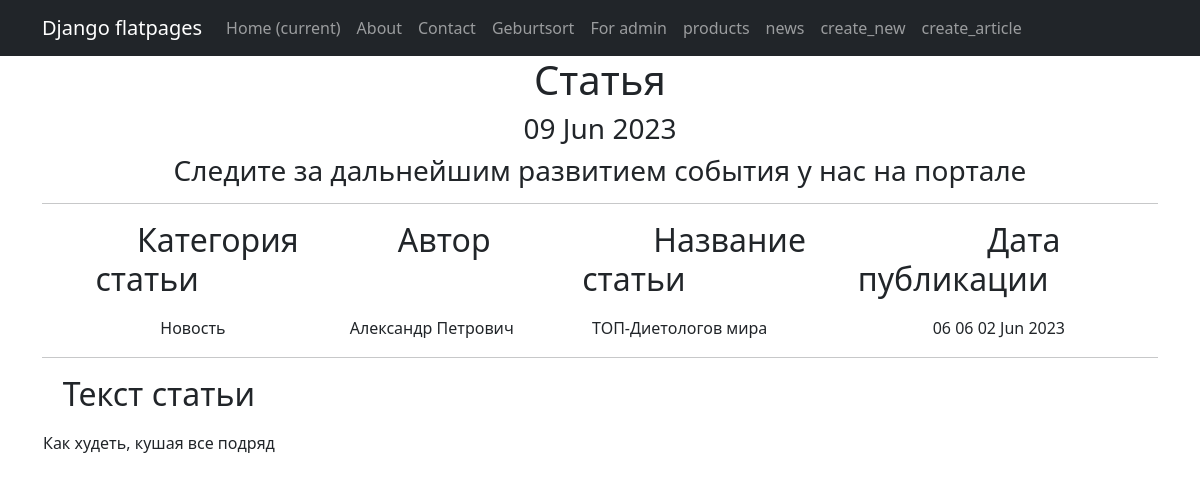
/post/2 (signed in), run on the app's committed database.
### simpleapp/models.py (models this page shows, shortened)
class NewsPortal(models.Model):
    sort_date_of_publication = models.DateTimeField(auto_now_add=True)
    article_title = models.CharField(max_length=50, unique=True)   # названия статьи не должны повторяться
    article_author = models.CharField(max_length=50)
    article_description = models.TextField()   # Текст статьи
    news_category = models.ForeignKey(to='NewsCategory', on_delete=models.CASCADE, related_name='news')   # все

class NewsCategory(models.Model):
    article_title = models.CharField(max_length=100, unique=True)

### simpleapp/views.py (the view)
# urls.py: path('post/<int:pk>', NewsDetail.as_view(), name='new_detail'),
class NewsDetail(LoginRequiredMixin, DetailView):
    model = NewsPortal
    ordering = '-sort_date_of_publication'
    template_name = 'flatpages/new.html'
    context_object_name = 'new'
    def get_context_data(self, **kwargs):
        context = super().get_context_data(**kwargs)
        context['time_now'] = datetime.utcnow()
        context['next_sale'] = 'Следите за дальнейшим развитием события у нас на портале'
        return context

### simpleapp/templatetags/custom_censor.py (called while the page is built)
def censor(value):
    bad_words = ['обезьян', 'Мартышки']
    for word in bad_words:
        value = value.replace(word, '*' * len(word))
    return value

### templates/flatpages/new.html (shortened to what this page needs)
{% extends 'flatpages/default.html' %}
{% load custom_censor %}
{% block content %}
   <h1>Статья</h1>
   <h3>{{ time_now|date:'d M Y' }}</h3>
   <h3> {{ next_sale|default_if_none:"Дальнейшая информация появится позже на портале " }} </h3>
   <hr>
   {% if new %}
       <table>
           <tr>
               <td><h2><p style="text-align: center;">&nbsp; &nbsp; &nbsp; Категория статьи&nbsp; &nbsp; &nbsp; &nbsp; &nbsp; &nbsp; </p> </h2></td>
               <td><h2><p style="text-align: center;">&nbsp; &nbsp; &nbsp; Автор&nbsp; &nbsp; &nbsp; &nbsp; &nbsp; &nbsp; </p> </h2></td>
               <td><h2><p style="text-align: center;">&nbsp; &nbsp; &nbsp; &nbsp; &nbsp; &nbsp; Название статьи&nbsp; &nbsp; &nbsp; &nbsp; &nbsp; &nbsp; </p> </h2></td>
               <td><h2><p style="text-align: center;">&nbsp; &nbsp; &nbsp; Дата публикации&nbsp; &nbsp; &nbsp; &nbsp; &nbsp; &nbsp;  </p> </h2></td>
           </tr>
            <tr>
              <td>{{ new.news_category.article_title }}</td>
              <td>{{ new.article_author }}</td>
              <td>{{ new.article_title|censor }}</td>
              <td>{{ new.sort_date_of_publication|date:'h m d M Y' }}</td>
            </tr>
       </table>
       <hr>
       <table>
           <tr>
               <td><h2><p style="text-align: center;"> Текст статьи </p></h2></td>
           </tr>
           <tr>
               <td><p style="text-align: left;">{{ new.article_description|censor }}</p></td>
           </tr>
       </table>
   {% else %}
       <h2>Статей нет!</h2>
   {% endif %}
{% endblock content %}

### data on the page
NewsPortal: news_category.article_title "Новость", article_author "Александр Петрович", article_title|censor "ТОП-Диетологов мира", sort_date_of_publication "06 06 02 Jun 2023", article_description|censor "Как худеть, кушая все подряд"

### other printed values
{{ time_now|date:'d M Y' }} "09 Jun 2023"
